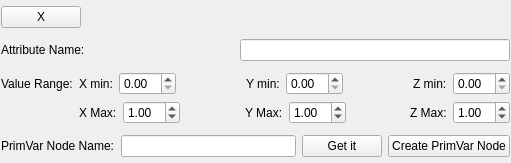
<?xml version="1.0" encoding="UTF-8"?>
<ui version="4.0">
 <class>Form</class>
 <widget class="QWidget" name="Form">
  <property name="geometry">
   <rect>
    <x>0</x>
    <y>0</y>
    <width>511</width>
    <height>163</height>
   </rect>
  </property>
  <property name="maximumSize">
   <size>
    <width>16777215</width>
    <height>167</height>
   </size>
  </property>
  <property name="windowTitle">
   <string>Form</string>
  </property>
  <layout class="QVBoxLayout" name="mainLayout">
   <property name="margin">
    <number>1</number>
   </property>
   <item>
    <widget class="QPushButton" name="delete_this">
     <property name="sizePolicy">
      <sizepolicy hsizetype="Maximum" vsizetype="Fixed">
       <horstretch>20</horstretch>
       <verstretch>20</verstretch>
      </sizepolicy>
     </property>
     <property name="minimumSize">
      <size>
       <width>20</width>
       <height>20</height>
      </size>
     </property>
     <property name="text">
      <string>X</string>
     </property>
    </widget>
   </item>
   <item>
    <layout class="QHBoxLayout" name="horizontalLayout">
     <item>
      <widget class="QLabel" name="label">
       <property name="text">
        <string>Attribute Name:</string>
       </property>
      </widget>
     </item>
     <item>
      <widget class="QLineEdit" name="attr_name">
       <property name="maximumSize">
        <size>
         <width>270</width>
         <height>16777215</height>
        </size>
       </property>
      </widget>
     </item>
    </layout>
   </item>
   <item>
    <layout class="QGridLayout" name="gridLayout">
     <item row="0" column="0">
      <widget class="QLabel" name="label_2">
       <property name="text">
        <string>Value Range:</string>
       </property>
      </widget>
     </item>
     <item row="0" column="1">
      <layout class="QHBoxLayout" name="horizontalLayout_3">
       <item>
        <widget class="QLabel" name="label_3">
         <property name="text">
          <string>X min:</string>
         </property>
        </widget>
       </item>
       <item>
        <widget class="QDoubleSpinBox" name="min_x_value">
         <property name="singleStep">
          <double>0.100000000000000</double>
         </property>
        </widget>
       </item>
       <item>
        <spacer name="horizontalSpacer_3">
         <property name="orientation">
          <enum>Qt::Horizontal</enum>
         </property>
         <property name="sizeHint" stdset="0">
          <size>
           <width>40</width>
           <height>20</height>
          </size>
         </property>
        </spacer>
       </item>
       <item>
        <widget class="QLabel" name="label_7">
         <property name="text">
          <string>Y min:</string>
         </property>
        </widget>
       </item>
       <item>
        <widget class="QDoubleSpinBox" name="min_y_value">
         <property name="singleStep">
          <double>0.100000000000000</double>
         </property>
        </widget>
       </item>
       <item>
        <spacer name="horizontalSpacer_4">
         <property name="orientation">
          <enum>Qt::Horizontal</enum>
         </property>
         <property name="sizeHint" stdset="0">
          <size>
           <width>40</width>
           <height>20</height>
          </size>
         </property>
        </spacer>
       </item>
       <item>
        <widget class="QLabel" name="label_8">
         <property name="text">
          <string>Z min:</string>
         </property>
        </widget>
       </item>
       <item>
        <widget class="QDoubleSpinBox" name="min_z_value">
         <property name="singleStep">
          <double>0.100000000000000</double>
         </property>
        </widget>
       </item>
      </layout>
     </item>
     <item row="1" column="1">
      <layout class="QHBoxLayout" name="horizontalLayout_4">
       <item>
        <widget class="QLabel" name="label_4">
         <property name="text">
          <string>X Max:</string>
         </property>
        </widget>
       </item>
       <item>
        <widget class="QDoubleSpinBox" name="max_x_value">
         <property name="singleStep">
          <double>0.100000000000000</double>
         </property>
         <property name="value">
          <double>1.000000000000000</double>
         </property>
        </widget>
       </item>
       <item>
        <spacer name="horizontalSpacer_2">
         <property name="orientation">
          <enum>Qt::Horizontal</enum>
         </property>
         <property name="sizeHint" stdset="0">
          <size>
           <width>40</width>
           <height>20</height>
          </size>
         </property>
        </spacer>
       </item>
       <item>
        <widget class="QLabel" name="label_6">
         <property name="text">
          <string>Y Max:</string>
         </property>
        </widget>
       </item>
       <item>
        <widget class="QDoubleSpinBox" name="max_y_value">
         <property name="singleStep">
          <double>0.100000000000000</double>
         </property>
         <property name="value">
          <double>1.000000000000000</double>
         </property>
        </widget>
       </item>
       <item>
        <spacer name="horizontalSpacer">
         <property name="orientation">
          <enum>Qt::Horizontal</enum>
         </property>
         <property name="sizeHint" stdset="0">
          <size>
           <width>40</width>
           <height>20</height>
          </size>
         </property>
        </spacer>
       </item>
       <item>
        <widget class="QLabel" name="label_9">
         <property name="text">
          <string>Z Max:</string>
         </property>
        </widget>
       </item>
       <item>
        <widget class="QDoubleSpinBox" name="max_z_value">
         <property name="singleStep">
          <double>0.100000000000000</double>
         </property>
         <property name="value">
          <double>1.000000000000000</double>
         </property>
        </widget>
       </item>
      </layout>
     </item>
    </layout>
   </item>
   <item>
    <layout class="QHBoxLayout" name="horizontalLayout_2">
     <item>
      <widget class="QLabel" name="label_5">
       <property name="text">
        <string>PrimVar Node Name:</string>
       </property>
      </widget>
     </item>
     <item>
      <widget class="QLineEdit" name="primvar_node_name">
       <property name="minimumSize">
        <size>
         <width>110</width>
         <height>0</height>
        </size>
       </property>
      </widget>
     </item>
     <item>
      <widget class="QPushButton" name="get_node_name">
       <property name="text">
        <string>Get it</string>
       </property>
      </widget>
     </item>
     <item>
      <widget class="QPushButton" name="create_node">
       <property name="text">
        <string>Create PrimVar Node</string>
       </property>
      </widget>
     </item>
    </layout>
   </item>
  </layout>
 </widget>
 <resources/>
 <connections/>
</ui>
